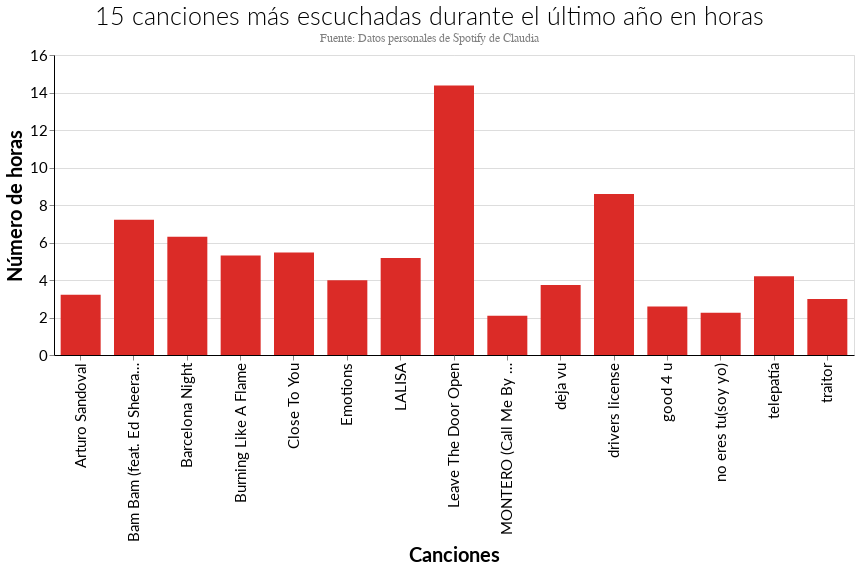

The cell this chart's notebook holds for it:
### Code cell
top15_songs_horas = alt.Chart(top15_songs, height = 300, width = 800).mark_bar().encode( 
    x = alt.X("cancion", axis=alt.Axis(title='Canciones')), 
    y = alt.Y("horas", axis=alt.Axis(title='Número de horas')),
    ).properties(
    title = {
      "text": ["15 canciones más escuchadas durante el último año en horas"], 
      "subtitle": ["Fuente: Datos personales de Spotify de Claudia"],
      "color": "Black",
      "subtitleColor": "gray"
    }
)
top15_songs_horas

### Figure 1 — Vega-Lite specification as saved in the notebook (floating-point values rounded to 4 significant figures)
{"config": {"title": {"font": "Lato", "fontSize": 25, "fontWeight": 300, "offset": 0, "anchor": "left"}, "axis": {"labelFont": "Lato", "titleFont": "Lato", "domainColor": "black", "labelFontSize": 15, "titleFontSize": 20}, "header": {"labelFont": "Lato", "titleFont": "Lato"}, "legend": {"labelFont": "Lato", "titleFont": "Lato", "symbolType": "circle", "padding": 1}, "background": "#FFFFFF", "range": {"category": ["#1696d2", "#d2d2d2", "#000000", "#fdbf11", "#ec008b", "#55b748", "#5c5859", "#db2b27"], "diverging": ["#cfe8f3", "#a2d4ec", "#73bfe2", "#46abdb", "#1696d2", "#12719e"]}, "area": {"fill": "#db2b27"}, "line": {"color": "#db2b27", "stroke": "#db2b27", "strokewidth": 5}, "trail": {"color": "#db2b27", "stroke": "#db2b27", "strokeWidth": 0, "size": 1}, "path": {"stroke": "#db2b27", "strokeWidth": 0.5}, "point": {"filled": true}, "text": {"font": "Lato", "color": "#db2b27", "fontSize": 11, "align": "right", "fontWeight": 400, "size": 11}, "bar": {"size": 40, "binSpacing": 1, "continuousBandSize": 30, "discreteBandSize": 30, "fill": "#db2b27", "stroke": false}}, "data": {"name": "data-a3e4d19c5396a415e7782b71f1b45823"}, "mark": "bar", "encoding": {"x": {"axis": {"title": "Canciones"}, "field": "cancion", "type": "nominal"}, "y": {"axis": {"title": "Número de horas"}, "field": "horas", "type": "quantitative"}}, "height": 300, "title": {"text": ["15 canciones más escuchadas durante el último año en horas"], "subtitle": ["Fuente: Datos personales de Spotify de Claudia"], "color": "Black", "subtitleColor": "gray"}, "width": 800, "$schema": "https://vega.github.io/schema/vega-lite/v4.17.0.json", "datasets": {"data-a3e4d19c5396a415e7782b71f1b45823": [{"cancion": "Arturo Sandoval", "msPlayed": 11545753, "minutos": 192.4, "horas": 3.207, "contador": 59}, {"cancion": "MONTERO (Call Me By Your Name)", "msPlayed": 7555660, "minutos": 125.9, "horas": 2.099, "contador": 59}, {"cancion": "traitor", "msPlayed": 10745520, "minutos": 179.1, "horas": 2.985, "contador": 60}, {"cancion": "Emotions", "msPlayed": 14354429, "minutos": 239.2, "horas": 3.987, "contador": 61}, {"cancion": "good 4 u", "msPlayed": 9306045, "minutos": 155.1, "horas": 2.585, "contador": 61}, {"cancion": "Burning Like A Flame", "msPlayed": 19089756, "minutos": 318.2, "horas": 5.303, "contador": 65}, {"cancion": "no eres tu(soy yo)", "msPlayed": 8088283, "minutos": 134.8, "horas": 2.247, "contador": 71}, {"cancion": "deja vu", "msPlayed": 13446543, "minutos": 224.1, "horas": 3.735, "contador": 71}, {"cancion": "Close To You", "msPlayed": 19676857, "minutos": 327.9, "horas": 5.466, "contador": 102}, {"cancion": "telepatía", "msPlayed": 15128400, "minutos": 252.1, "horas": 4.202, "contador": 102}, {"cancion": "LALISA", "msPlayed": 18617026, "minutos": 310.3, "horas": 5.171, "contador": 107}, {"cancion": "Bam Bam (feat. Ed Sheeran)", "msPlayed": 25984412, "minutos": 433.1, "horas": 7.218, "contador": 129}, {"cancion": "Barcelona Night", "msPlayed": 22725397, "minutos": 378.8, "horas": 6.313, "contador": 141}, {"cancion": "drivers license", "msPlayed": 30928367, "minutos": 515.5, "horas": 8.591, "contador": 145}, {"cancion": "Leave The Door Open", "msPlayed": 51720356, "minutos": 862.0, "horas": 14.37, "contador": 236}]}}
